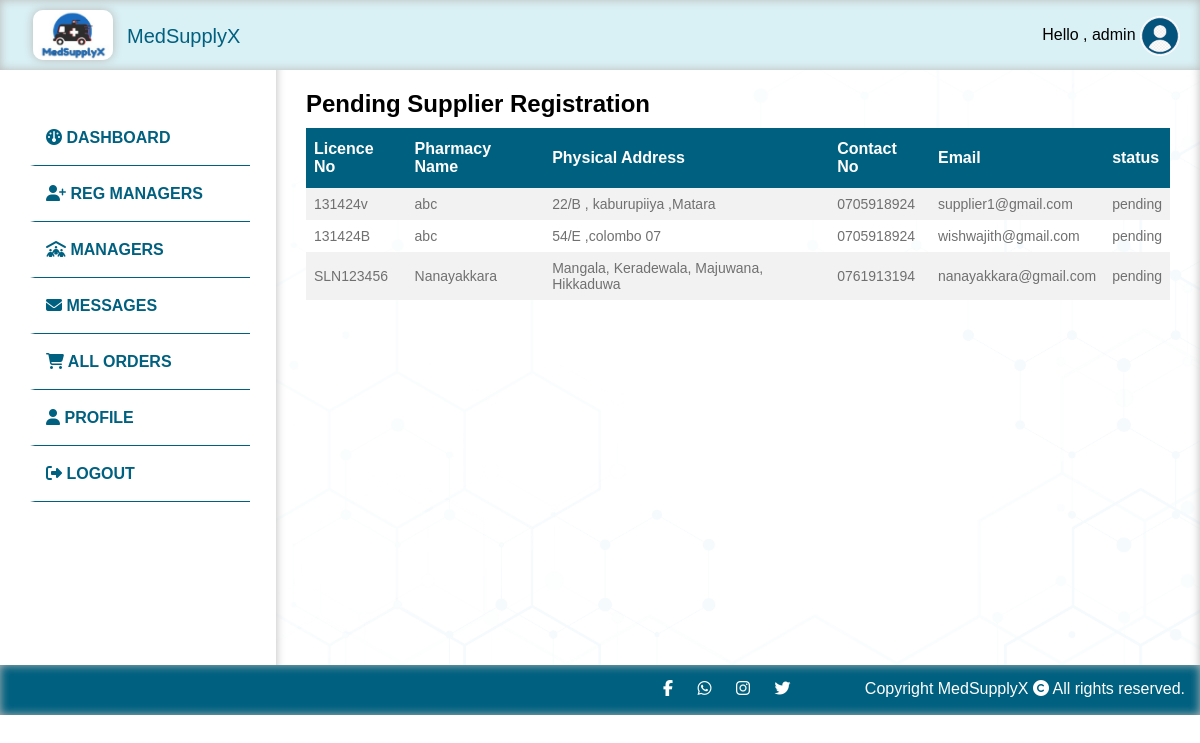
Screenshot of /admins/pendingSupplier (signed in) with the database file from the repository.
### tables this page shows
CREATE TABLE `supplierregistration` (
  `id` int(11) NOT NULL,
  `name` varchar(100) NOT NULL,
  `address` varchar(100) NOT NULL,
  `phone` varchar(100) NOT NULL,
  `licenceno` varchar(100) NOT NULL,
  `email` varchar(100) NOT NULL,
  `password` varchar(100) NOT NULL,
  `licence` varchar(100) NOT NULL,
  `status` varchar(20) NOT NULL DEFAULT 'pending',
  `reason` varchar(255) NOT NULL
);

### app/controllers/Admins.php (called while the page is built, shortened)
<?php
class Admins extends Controller
{
    public $adminModel;
    public function __construct()
    {
        $this->adminModel = $this->model('Admin');
    }
    public function pendingSupplier()
    {
        $pendingSupplier = $this->adminModel->pendingSupplier();
        $data = [
            'pendingSupplier' => $pendingSupplier
        ];
        $this->view('admin/dashboard/pendingSupplier', $data);
    }
}

### app/libraries/Core.php (called while the page is built, shortened)
<?php
    class Core {
        protected $currentMethod = 'index';
        public function __construct() {
            $url = $this->getUrl();
            if(isset($url[0])){
            if(file_exists('../app/controllers/' . ucwords($url[0]) . '.php')) {
                unset($url[0]);
            }
        }
            $this->currentController = new $this->currentController;
            if(isset($url[1])) {
                if(method_exists($this->currentController, $url[1])) {
                    $this->currentMethod = $url[1];
                    unset($url[1]);
                }
            }
            $this->params = $url ? array_values($url) : [];
            call_user_func_array([$this->currentController, $this->currentMethod], $this->params);
      }
       public function getUrl() {
           if(isset($_GET['url'])) {
               $url = rtrim($_GET['url'], '/');
               $url = filter_var($url, FILTER_SANITIZE_URL);
               $url = explode('/', $url);
               return $url;
           }
       }
    }
    ?>

### public/index.php (called while the page is built, shortened)
<?php
    $init = new Core;
?>

### app/libraries/Database.php (called while the page is built, shortened)
<?php
class Database {
    private $host = DB_HOST;
    private $user = DB_USER;
    private $pass = DB_PASS;
    private $dbname= DB_NAME;
    private $dbh;
    private $stmt;
    public function __construct(){
        $dsn = 'mysql:host=' . $this->host . ';dbname=' . $this->dbname;
        $options = array(
            PDO::ATTR_PERSISTENT => true,
            PDO::ATTR_ERRMODE => PDO::ERRMODE_EXCEPTION
        );
        try{
            $this->dbh = new PDO($dsn, $this->user, $this->pass, $options);
        } catch(PDOException $e){
            $this->error = $e->getMessage();
            echo $this->error;
        }
    }
    public function query($sql){
        $this->stmt = $this->dbh->prepare($sql);
    }
    public function execute(){
        return $this->stmt->execute();
    }
    public function resultSet(){
        $this->execute();
        return $this->stmt->fetchAll(PDO::FETCH_OBJ);
    }
}

### app/models/Admin.php (called while the page is built, shortened)
<?php
class Admin
{
    private $db;
    public function __construct()
    {
        $this->db = new Database;
    }
    public function pendingSupplier()
    {
        $this->db->query("SELECT * FROM supplierregistration WHERE status = 'pending'");
        $results = $this->db->resultSet();
        return $results;
    }
}

### app/views/admin/dashboard/pendingSupplier.php (the view, shortened to what this page needs)
<!DOCTYPE html>
<html lang="en">
<head>
    <link rel="stylesheet" href="<?php echo URLROOT ?>/public/css/style.css">
</head>
<body>
    <?php require APPROOT . '/views/inc/header.php'; ?>
    <?php require APPROOT . '/views/inc/admin_sidebar.php'; ?>
    <div class="content">
        <div class="smallspace"></div>
        <div class="anim">
            <h2> Pending Supplier Registration </h2>
        </div>
        <div class="anim">
            <table class="customers">
                <tr>
                    <th> Licence No </th>
                    <th> Pharmacy Name </th>
                    <th> Physical Address </th>
                    <th> Contact No </th>
                    <th> Email </th>
                    <th> status </th>
                </tr>
                <?php foreach ($data['pendingSupplier'] as $pendingSupplier) : ?>
                    <tr>
                        <td> <?php echo $pendingSupplier->licenceno; ?> </td>
                        <td> <?php echo $pendingSupplier->name; ?> </td>
                        <td> <?php echo $pendingSupplier->address; ?> </td>
                        <td> <?php echo $pendingSupplier->phone; ?> </td>
                        <td> <?php echo $pendingSupplier->email; ?> </td>
                        <td> <?php echo $pendingSupplier->status; ?></td>
                    </tr>
                <?php endforeach; ?>
            </table>
        </div>
    </div>
    </div>
    <?php require APPROOT . '/views/inc/footer.php'; ?>
</body>
</html>

### public/css/style.css (style rules this page uses)
* { box-sizing: border-box; margin: 0; }
body { font-family:Arial, Helvetica, sans-serif; min-height: 100vh; }
.content { background: rgb(255,255,255); background: linear-gradient(90deg, rgba(255,255,255,1) 0%, rgb(235, 252, 255) 100%); padding: 30px; flex: 1; margin-top: 50px; background-repeat: no-repeat; background-size: cover; box-shadow: 0px 10px 10px rgb(185, 185, 185) inset; background-image: url(../img/background.png); }
.anim { animation: 2s anim-lineUp ease-out; }
.customers { font-family: Arial, Helvetica, sans-serif; border-collapse: collapse; width: 100%; margin-top: 10px; }
.customers td, .customers th { border: 0px solid #ddd; padding: 8px; color:#707070; }
.customers td { font-size: 14px; }
.customers tr:nth-child(even) { background-color: #f2f2f2; }
.customers th { padding-top: 12px; padding-bottom: 12px; text-align: left; background-color: #00607F; color: white; }
.smallspace { height:10px; }

### rows the page displays
supplierregistration: licenceno "131424v", name "abc", address "22/B , kaburupiiya ,Matara", phone "0705918924", email "supplier1@gmail.com", status "pending"
supplierregistration: licenceno "131424B", name "abc", address "54/E ,colombo 07", phone "0705918924", email "wishwajith@gmail.com", status "pending"
supplierregistration: licenceno "SLN123456", name "Nanayakkara", address "Mangala, Keradewala, Majuwana, Hikkaduwa", phone "0761913194", email "nanayakkara@gmail.com", status "pending"

### other values shown
$_SESSION['USER_DATA']['name'] "admin"
